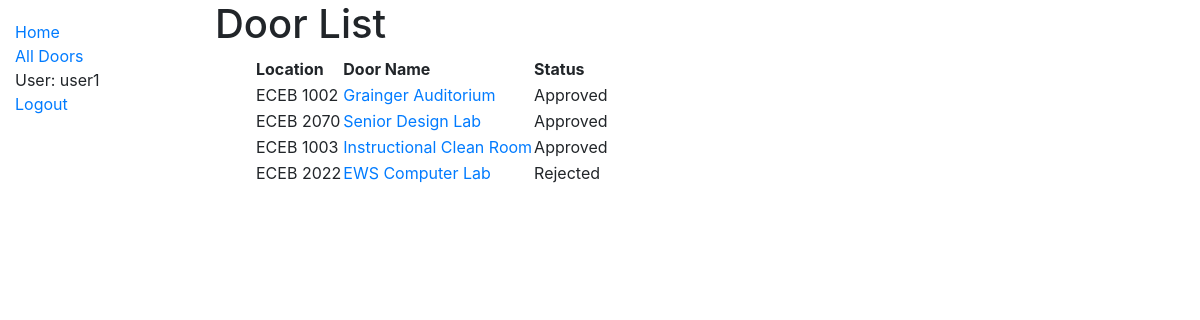
/catalog/doors/ (signed in), run on an earlier commit of the app's database.
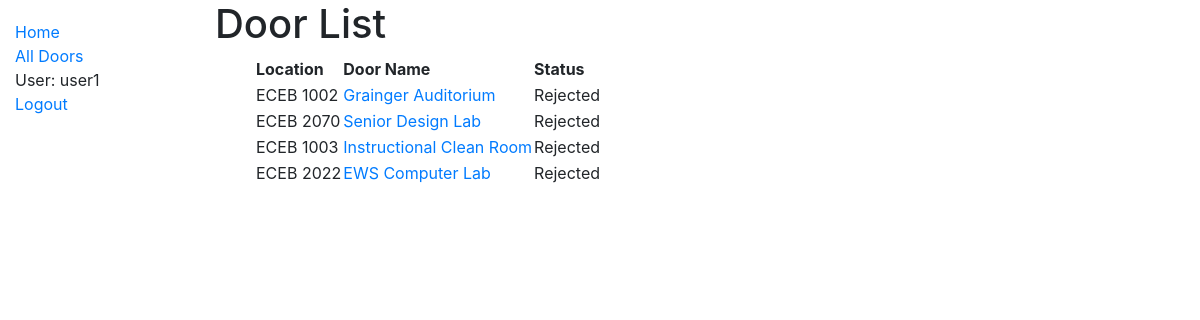
And on a later commit of the database.
### catalog/models.py (models this page shows, shortened)
class Door(models.Model):
    door_name = models.CharField(max_length=100)
    location = models.CharField(max_length=100)
    door_public_key = models.CharField(max_length=256, default='0')
    door_private_key = models.CharField(max_length=256, default='0')
    def get_absolute_url(self):
        return reverse('door-detail', args=[str(self.id)])

class DoorRequest(models.Model):
    APPROVED = 'approved'
    REJECTED = 'rejected'
    PENDING = 'pending'
    STATUS = (
        (APPROVED, 'Approved'),
        (REJECTED, 'Rejected'),
        (PENDING, 'Pending'),
    )
    status = models.CharField(max_length=50, choices=STATUS, default=PENDING)
    user = models.ForeignKey(User, on_delete=models.CASCADE)
    door = models.ForeignKey(Door, on_delete=models.CASCADE)

### catalog/views.py (the view)
# urls.py: path('doors/', views.DoorListView.as_view(), name='doors'),
class DoorListView(generic.ListView):
    model = Door
    paginate_by = 10
    def get_queryset(self):
        queryset = Door.objects.all()
        if self.request.user.is_authenticated and not self.request.user.is_superuser:
            for door in queryset:
                setattr(door, 'request', DoorRequest.objects.filter(door=door, user=self.request.user).first())
        return queryset

### catalog/templates/catalog/door_list.html
{% extends "base_generic.html" %}
{% block content %}
    <h1>Door List</h1>
    {% if door_list %}
        <ul>
            <table>
                <thead>
                <th>Location</th>
                <th>Door Name</th>
                {% if user.is_authenticated and not user.is_superuser %}
                    <th>Status</th>
                {% endif %}
                </thead>
                <tbody>
                {% for door in door_list %}
                    <tr>
                        <td>{{ door.location }}</td>
                        <td><a href="{{ door.get_absolute_url }}">{{ door.door_name }}</a></td>
                        <td>
                            {% if user.is_authenticated and not user.is_superuser %}
                                {% if door.request %}
                                    {{ door.request.get_status_display }}
                                {% else %}
                                    <a href="{% url 'door-request' door.id %}">Request</a>
                                {% endif %}
                            {% endif %}
                        </td>
                    </tr>
                {% endfor %}
                </tbody>
            </table>
        </ul>
    {% else %}
        <p>There are no door in the collection.</p>
    {% endif %}
{% endblock %}

What changed in the data, as far as the page shows it:
changed Door "ECEB 1002": request.status "Approved" → "Rejected"
changed Door "ECEB 2070": request.status "Approved" → "Rejected"
changed Door "ECEB 1003": request.status "Approved" → "Rejected"
